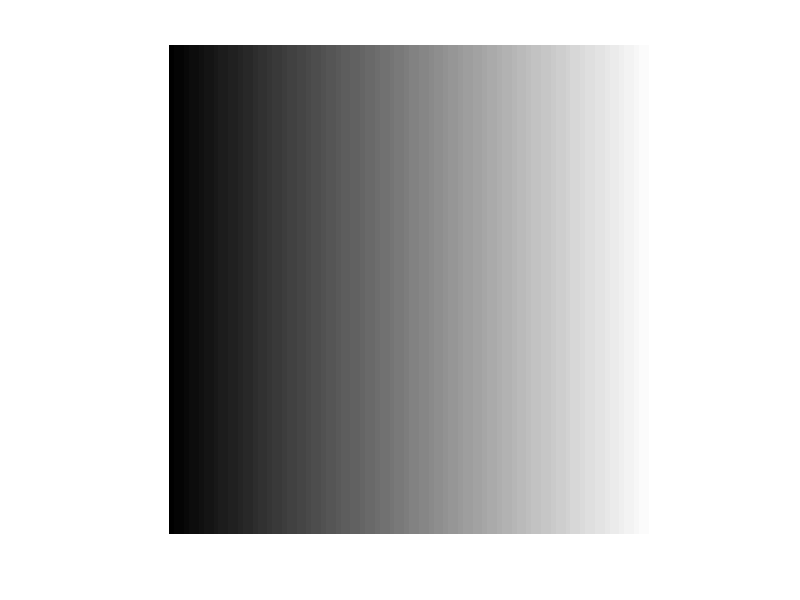

The MATLAB script that drew this image:
% make a 2d array of values.
imageData=[]; % set up an empty array
imSize=100;
numRows=imSize;
numCols=imSize;

%populate using a nested loop
for row=[1:numRows]
    imageRow=[]; %empty vector for row
    for col=[1:numCols]
        pixelVal=col/imSize; % make a pixel val in 0..1
        imageRow=[imageRow pixelVal];  %add value for  pixel
    end
    imageData=[imageData; imageRow]; % add row of pixels
end


% display as an image
imshow(imageData);

% save as an image
imwrite(imageData,'test.png');

% load an image
newImageData=imread('test.png');
whos newImageData;